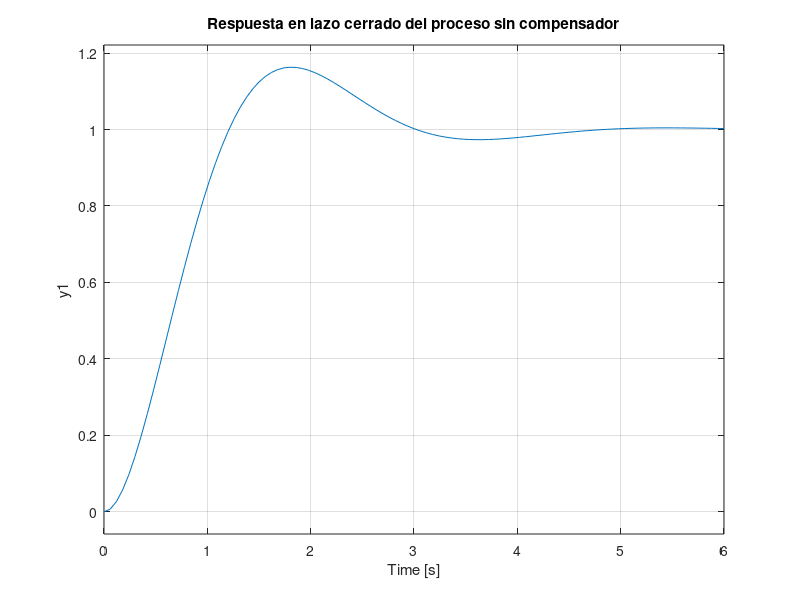
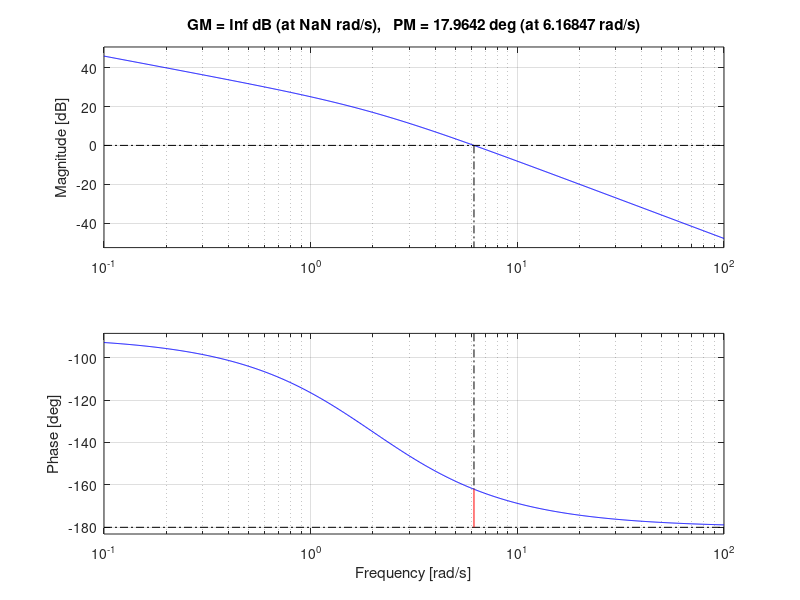
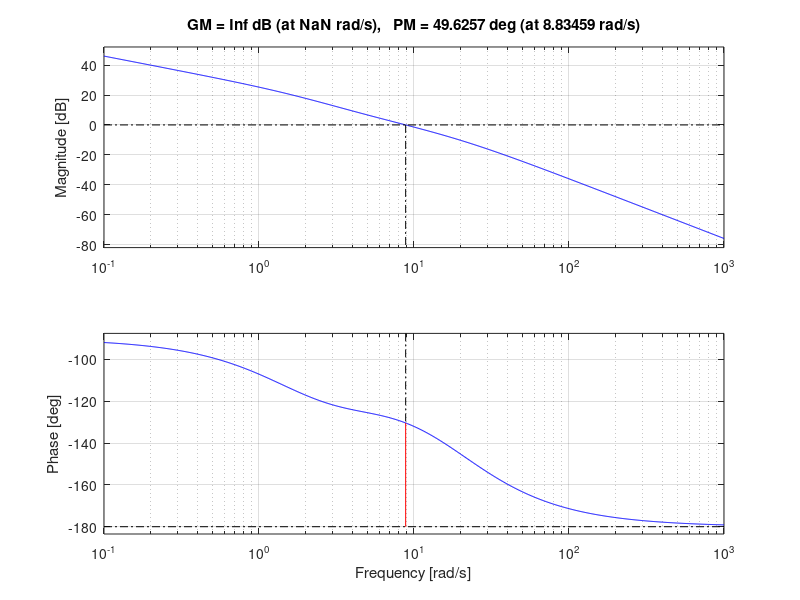
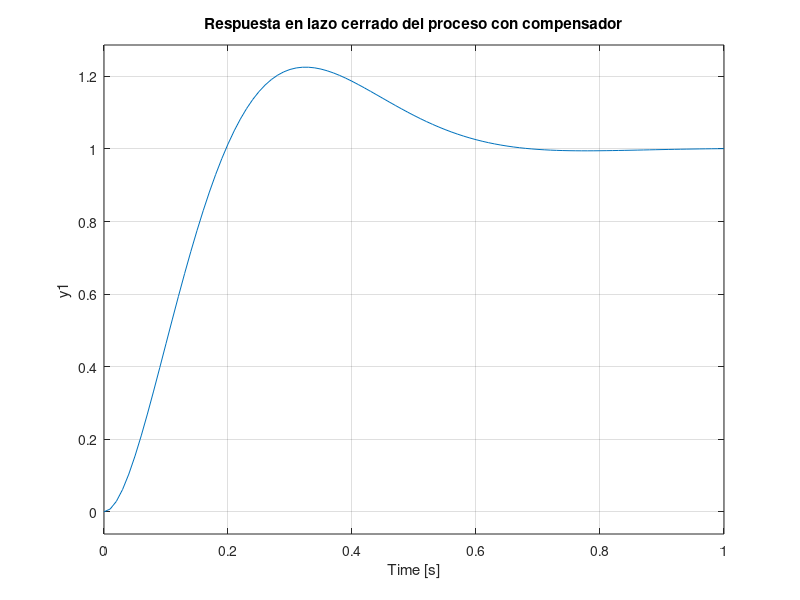

These figures' MATLAB source, in order:
clc
clear
close all


%------proceso
g=tf(4,[1 2 0]);
g_cl=feedback(g,1);
step(g_cl)
title('Respuesta en lazo cerrado del proceso sin compensador')


%---------encontrar el MF y MG de K*G(s)
K=10;
g1=K*g;
figure
margin(g1)

%-------se encuentra la nueva frecuencia de cruce de ganancia---
w=roots([1 0 4 0 -80^2]);
w=8.83;

%-------a partir de w se encuentra la ubicacion del cero y el polo--
%---G_c(s)=Kc*(s+z)/(s+p)---> z=1/T, p=-1/(aT)   z=w
a=0.25;
T=1/(w*sqrt(a));
z=1/T;
p=1/(T*a);
Kc=K/a;
gc=Kc*tf([1 z],[1 p]);

s_comp=gc*g;
figure
margin(s_comp)
s_comp_clo=feedback(s_comp,1);
figure
step(s_comp_clo)
title('Respuesta en lazo cerrado del proceso con compensador')


figure
step(s_comp_clo,'k')
hold on
step(g_cl,'b')
legend('compensado','no compensado')



